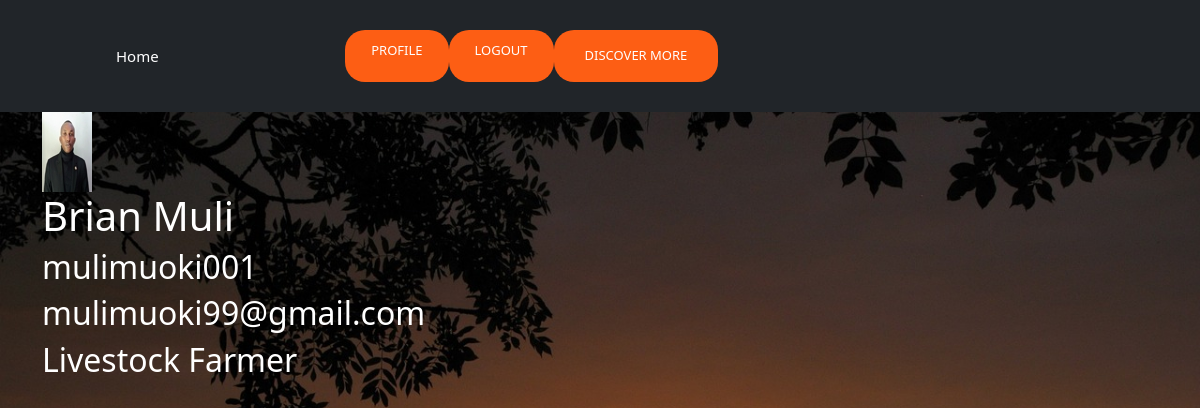
The page /profile/ (signed in) on the database as committed earlier.
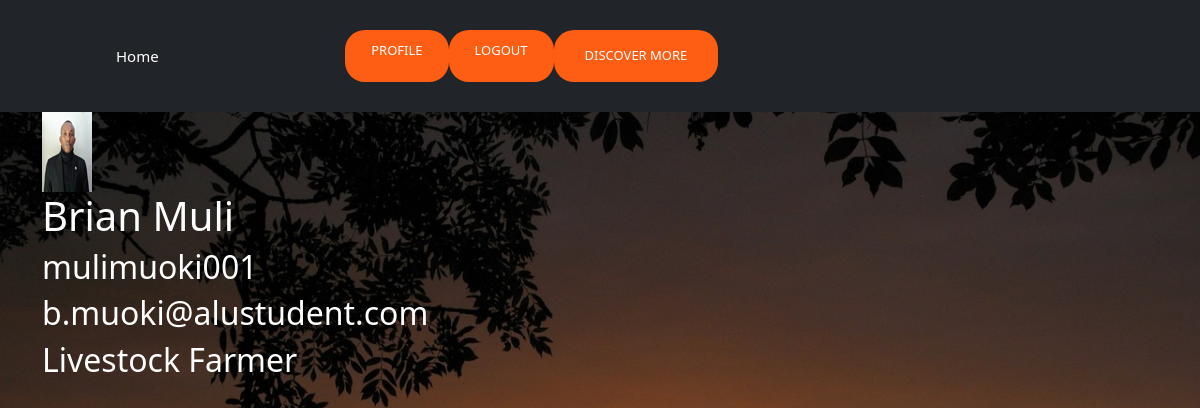
The same page on the database as committed later.
### FarmerBora_App/models.py (models this page shows)
class CustomUser(AbstractUser):
    role = models.CharField(max_length=100)
    profile_picture = models.FileField(
        upload_to="pics", blank=True, null=True, max_length=100
    )
    groups = models.ManyToManyField(Group, related_name="custom_user_groups")
    user_permissions = models.ManyToManyField(
        Permission, related_name="custom_user_permissions"
    )

### FarmerBora_App/views.py (the view)
# urls.py: path("profile/", views.profile, name="profile"),
def profile(request):
    return render(request, "profile.html")

### FarmerBora_App/templates/profile.html
{% extends 'base.html' %}
{% load crispy_forms_tags %}
{% block content %}
<div class="container">
    <img src="{{user.profile_picture.url}}" alt="">
    <h1 class="notranslate">{{user.first_name}} {{user.last_name}}</h1>
    <h2 class="notranslate">{{user.username}}</h2>
    <h2 class="notranslate">{{user.email}}</h2>
    <h2 class="notranslate">{{user.role}}</h2>
</div>
{% endblock %}

Rows that differ between the two databases and show on the page:
changed CustomUser "Brian": email "mulimuoki99@gmail.com" → "b.muoki@alustudent.com"
